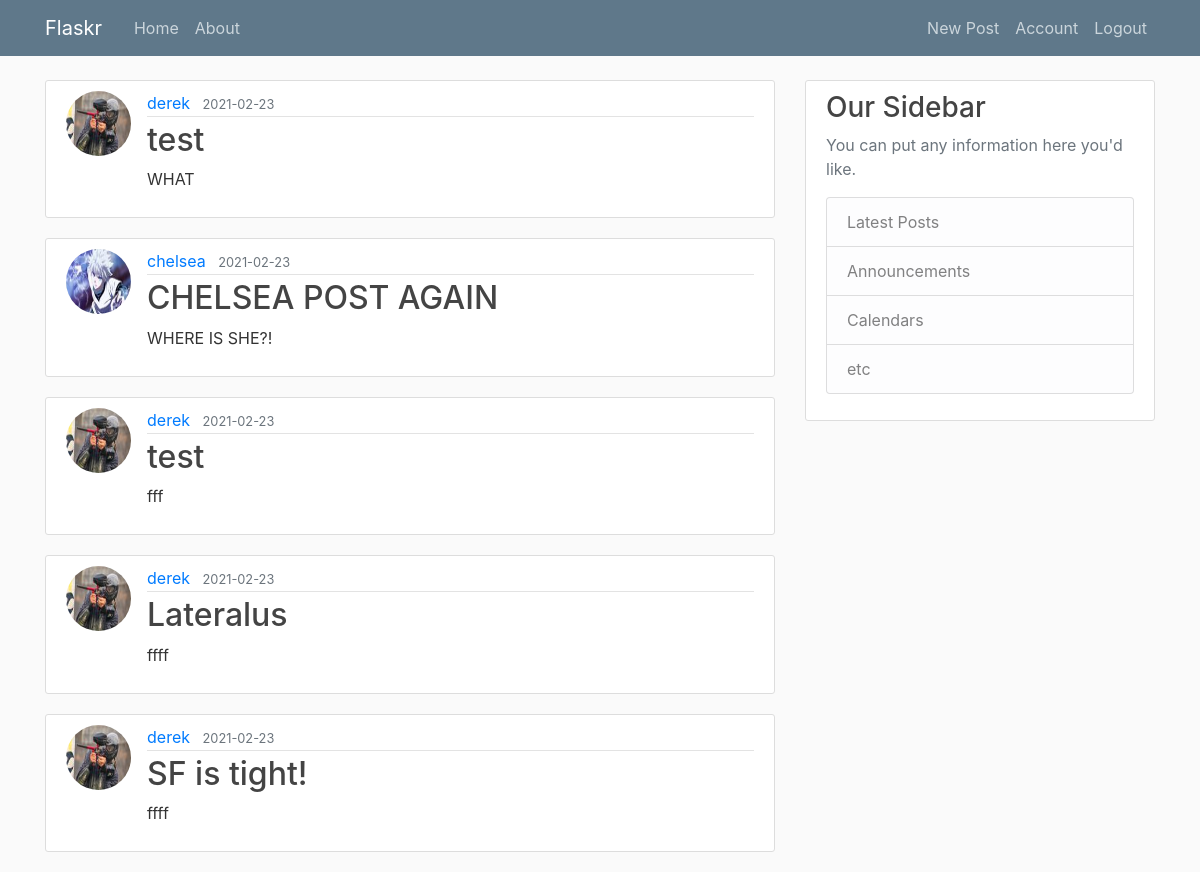
The app's page /home (signed in) with its own data.
### flaskr/models.py (models this page shows, shortened)
class Post(db.Model):
    id = db.Column(db.Integer, primary_key=True)
    title = db.Column(db.String(100), nullable=False)
    date_posted = db.Column(db.DateTime, nullable=False, default=datetime.utcnow)
    content = db.Column(db.Text, nullable=False)
    user_id = db.Column(db.Integer, db.ForeignKey('user.id'), nullable=False)

class User(db.Model, UserMixin):
    id = db.Column(db.Integer, primary_key=True)
    username = db.Column(db.String(20), unique=True, nullable=False)
    email = db.Column(db.String(120), unique=True, nullable=False)
    image_file = db.Column(db.String(120), nullable=False, default='default.jpg')
    password = db.Column(db.String(60), nullable=False)
    posts = db.relationship('Post', backref='author', lazy=True)

### flaskr/routes.py (the view)
@app.route("/")
@app.route("/home")
def home():
    page = request.args.get('page', 1, type=int)
    posts = Post.query.paginate(page=page, per_page=5)
    return render_template("home.html", posts=posts)

### flaskr/models.py (called while the page is built)
@login_manager.user_loader
def load_user(user_id):
    return User.query.get(int(user_id))

### flaskr/templates/home.html
{% extends 'layout.html' %}
{% block content %}
    {% for post in posts.items %}
        <article class="media content-section">
            <img class="rounded-circle article-img" src="{{ url_for('static', filename='profile_pics/' + post.author.image_file )}}" >
            <div class="media-body">
                <div class="article-metadata">
                    <a class="mr-2" href="#">{{ post.author.username }}</a>
                    <small class="text-muted">{{ post.date_posted.strftime('%Y-%m-%d') }}</small>
                </div>
                <h2><a class="article-title" href="{{ url_for('post', post_id=post.id) }}">{{ post.title }}</a></h2>
                <p class="article-content">{{ post.content }}</p>
            </div>
        </article>
    {% endfor %}
{% endblock content %}

### flaskr/static/main.css (style rules this page uses)
body { background: #fafafa; color: #333333; margin-top: 5rem; }
h1, h2, h3, h4, h5, h6 { color: #444444; }
.content-section { background: #ffffff; padding: 10px 20px; border: 1px solid #dddddd; border-radius: 3px; margin-bottom: 20px; }
.article-title { color: #444444; }
.article-content { white-space: pre-line; }
.article-img { height: 65px; width: 65px; margin-right: 16px; }
.article-metadata { padding-bottom: 1px; margin-bottom: 4px; border-bottom: 1px solid #e3e3e3 }

### records on screen
Post: image_file (picture), author.username "derek", date_posted "2021-02-23", title "test", content "WHAT"
Post: image_file (picture), author.username "chelsea", date_posted "2021-02-23", title "CHELSEA POST AGAIN", content "WHERE IS SHE?!"
Post: image_file (picture), author.username "derek", date_posted "2021-02-23", title "test", content "fff"
Post: image_file (picture), author.username "derek", date_posted "2021-02-23", title "Lateralus", content "ffff"
Post: image_file (picture), author.username "derek", date_posted "2021-02-23", title "SF is tight!", content "ffff"
